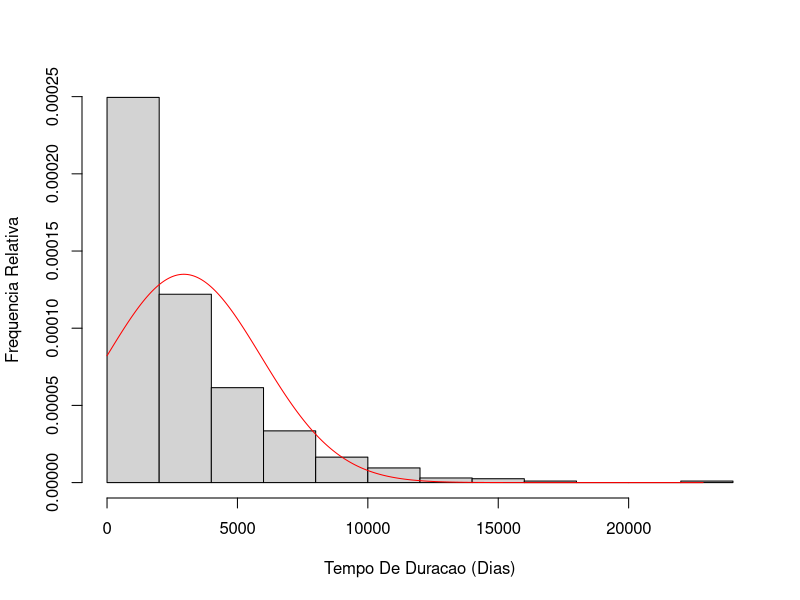

Recreate this plot in R.
setwd("~/Documents/projects/UTFPR/probabilidade-e-estatistica-MA35B/avaliacao2/exercicios")

data <- read.csv(file="probabilidade.csv", sep = ";")

mediaTempodata <- mean(data$Tempo)
desvio <- sd(data$Tempo)
x <- seq(min(data$Tempo), max(data$Tempo), by=0.001)
fteorico <- dnorm(x, mean=mediaTempodata, sd=desvio)

hist(data$Tempo, freq = F, xlab = "Tempo De Duracao (Dias)", ylab = "Frequencia Relativa", main = "")
lines(x, fteorico, col="red")